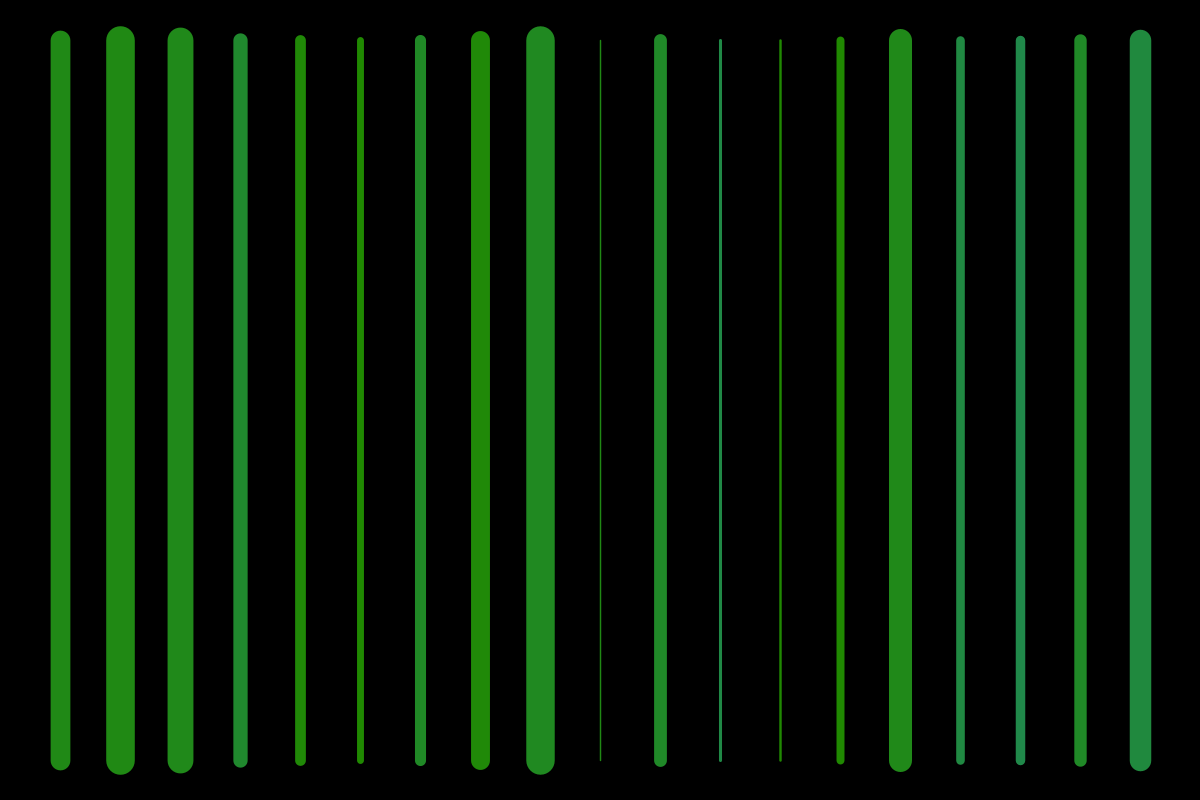
Frame 1 (no input)
Frame 60 (the mouse pressed at the canvas centre just before this capture): identical to frame 1, image omitted
Frame 120 (the mouse held since frame 60 and released just before this capture): identical to frame 1, image omitted

The Processing sketch that drew this single still picture (run headless with seeded random() and noise(); from frame 60 on, the mouse is pressed at the canvas centre):

// Processing sketch: green_verts
// ── green_verts.pde


void setup() {
  size(1200,800);
  background(0);
    smooth();
  
  strokeCap(ROUND);
  for(int i=0;i<width;i+=60){
      line(i,40,i,height-40);
      strokeWeight(random(1,30));
      stroke(32,137,random(0,85));
}

}

void draw() {

}
